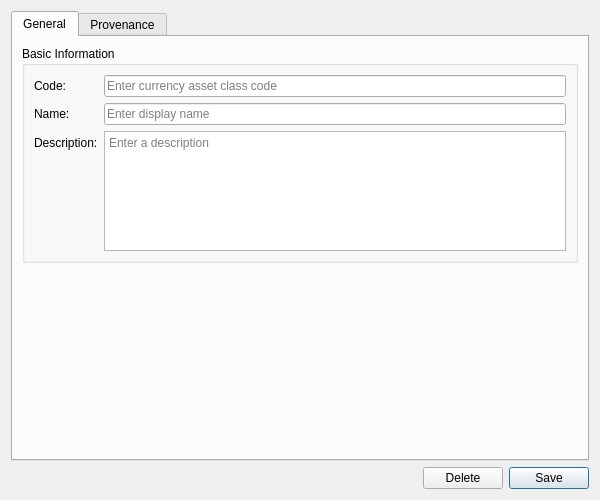
<?xml version="1.0" encoding="UTF-8"?>
<ui version="4.0">
 <class>CurrencyAssetClassDetailDialog</class>
 <widget class="QWidget" name="CurrencyAssetClassDetailDialog">
  <property name="geometry">
   <rect>
    <x>0</x>
    <y>0</y>
    <width>600</width>
    <height>500</height>
   </rect>
  </property>
  <property name="sizePolicy">
   <sizepolicy hsizetype="Preferred" vsizetype="Preferred">
    <horstretch>0</horstretch>
    <verstretch>0</verstretch>
   </sizepolicy>
  </property>
  <property name="minimumSize">
   <size>
    <width>600</width>
    <height>500</height>
   </size>
  </property>
  <property name="windowTitle">
   <string>Currency Asset Class Details</string>
  </property>
  <layout class="QVBoxLayout" name="verticalLayout">
   <item>
    <widget class="QTabWidget" name="tabWidget">
     <widget class="QWidget" name="generalTab">
      <attribute name="title">
       <string>General</string>
      </attribute>
      <layout class="QVBoxLayout" name="generalLayout">
       <item>
        <widget class="QGroupBox" name="basicInfoGroup">
         <property name="title">
          <string>Basic Information</string>
         </property>
         <layout class="QFormLayout" name="formLayout">
          <item row="0" column="0">
           <widget class="QLabel" name="label_codeEdit">
            <property name="text">
             <string>Code:</string>
            </property>
           </widget>
          </item>
          <item row="0" column="1">
           <widget class="QLineEdit" name="codeEdit">
            <property name="placeholderText">
             <string>Enter currency asset class code</string>
            </property>
           </widget>
          </item>
          <item row="1" column="0">
           <widget class="QLabel" name="label_nameEdit">
            <property name="text">
             <string>Name:</string>
            </property>
           </widget>
          </item>
          <item row="1" column="1">
           <widget class="QLineEdit" name="nameEdit">
            <property name="placeholderText">
             <string>Enter display name</string>
            </property>
           </widget>
          </item>
          <item row="2" column="0">
           <widget class="QLabel" name="label_descriptionEdit">
            <property name="text">
             <string>Description:</string>
            </property>
           </widget>
          </item>
          <item row="2" column="1">
           <widget class="QTextEdit" name="descriptionEdit">
            <property name="minimumSize">
             <size>
              <width>0</width>
              <height>80</height>
             </size>
            </property>
            <property name="maximumSize">
             <size>
              <width>16777215</width>
              <height>120</height>
             </size>
            </property>
            <property name="placeholderText">
             <string>Enter a description</string>
            </property>
           </widget>
          </item>
         </layout>
        </widget>
       </item>
       <item>
        <spacer name="verticalSpacer">
         <property name="orientation">
          <enum>Qt::Vertical</enum>
         </property>
         <property name="sizeHint" stdset="0">
          <size>
           <width>20</width>
           <height>40</height>
          </size>
         </property>
        </spacer>
       </item>
      </layout>
     </widget>
     <widget class="QWidget" name="provenanceTab">
      <attribute name="title">
       <string>Provenance</string>
      </attribute>
      <layout class="QVBoxLayout" name="provenanceTabLayout">
       <item>
        <widget class="ores::qt::ProvenanceWidget" name="provenanceWidget" native="true"/>
       </item>
      </layout>
     </widget>
    </widget>
   </item>
   <item>
    <layout class="QHBoxLayout" name="buttonLayout">
     <item>
      <spacer name="horizontalSpacer">
       <property name="orientation">
        <enum>Qt::Horizontal</enum>
       </property>
       <property name="sizeHint" stdset="0">
        <size>
         <width>40</width>
         <height>20</height>
        </size>
       </property>
      </spacer>
     </item>
     <item>
      <widget class="QPushButton" name="deleteButton">
       <property name="text">
        <string>Delete</string>
       </property>
      </widget>
     </item>
     <item>
      <widget class="QPushButton" name="saveButton">
       <property name="text">
        <string>Save</string>
       </property>
       <property name="default">
        <bool>true</bool>
       </property>
      </widget>
     </item>
    </layout>
   </item>
  </layout>
 </widget>
 <customwidgets>
  <customwidget>
   <class>ores::qt::ProvenanceWidget</class>
   <extends>QWidget</extends>
   <header>ores.qt/ProvenanceWidget.hpp</header>
   <container>0</container>
  </customwidget>
 </customwidgets>
 <resources/>
 <connections/>
</ui>
